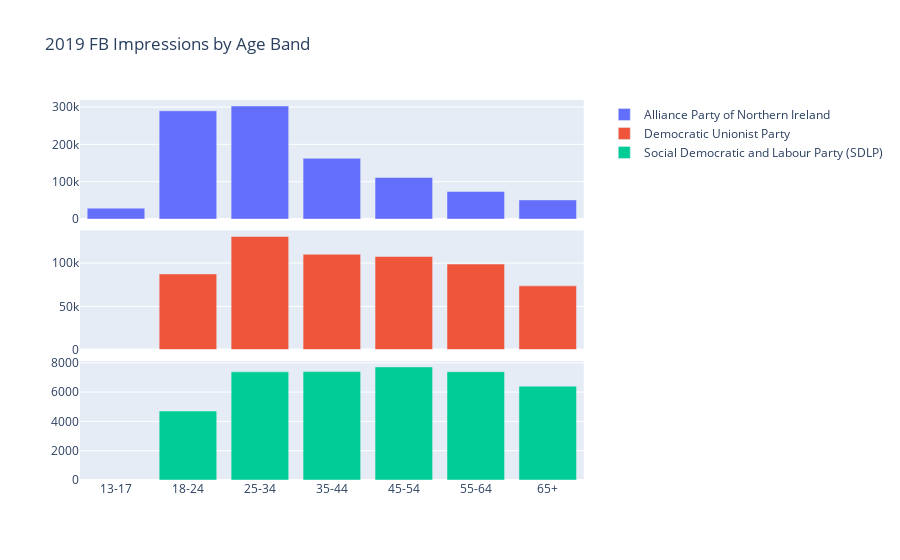

The code cell stored with this chart in its notebook:
### Code cell
vis_2 = demographics.groupby(['age', 'page_name'], as_index=False)['impress_per_demo'].sum()
fig_2 = px.bar(vis_2, x='age', y='impress_per_demo', facet_row='page_name', color='page_name',
               labels={'age': '', 'impress_per_demo': '','page_name':''},
               title='2019 FB Impressions by Age Band')
fig_2.layout.yaxis1.update(matches=None)
fig_2.layout.yaxis2.update(matches=None)
fig_2.layout.yaxis3.update(matches=None)
fig_2.for_each_annotation(lambda a: a.update(text=''))
fig_2.show()

### Figure 1 — Plotly figure (JSON) as saved in the notebook; plotly's stock layout.template omitted (floating-point values rounded to 4 significant figures)
{"data": [{"alignmentgroup": "True", "hoverlabel": {"namelength": 0}, "hovertemplate": "=%{y}", "legendgroup": "Alliance Party of Northern Ireland", "marker": {"color": "#636efa"}, "name": "Alliance Party of Northern Ireland", "offsetgroup": "Alliance Party of Northern Ireland", "orientation": "v", "showlegend": true, "textposition": "auto", "type": "bar", "x": ["13-17", "18-24", "25-34", "35-44", "45-54", "55-64", "65+"], "xaxis": "x3", "y": [29250.0, 289800.0, 302800.0, 162600.0, 111500.0, 73750.0, 51230.0], "yaxis": "y3"}, {"alignmentgroup": "True", "hoverlabel": {"namelength": 0}, "hovertemplate": "=%{y}", "legendgroup": "Democratic Unionist Party", "marker": {"color": "#EF553B"}, "name": "Democratic Unionist Party", "offsetgroup": "Democratic Unionist Party", "orientation": "v", "showlegend": true, "textposition": "auto", "type": "bar", "x": ["18-24", "25-34", "35-44", "45-54", "55-64", "65+"], "xaxis": "x2", "y": [87510.0, 130900.0, 110200.0, 107700.0, 98920.0, 73720.0], "yaxis": "y2"}, {"alignmentgroup": "True", "hoverlabel": {"namelength": 0}, "hovertemplate": "=%{y}", "legendgroup": "Social Democratic and Labour Party (SDLP)", "marker": {"color": "#00cc96"}, "name": "Social Democratic and Labour Party (SDLP)", "offsetgroup": "Social Democratic and Labour Party (SDLP)", "orientation": "v", "showlegend": true, "textposition": "auto", "type": "bar", "x": ["18-24", "25-34", "35-44", "45-54", "55-64", "65+"], "xaxis": "x", "y": [4707.0, 7380.0, 7397.0, 7719.0, 7389.0, 6403.0], "yaxis": "y"}], "layout": {"annotations": [{"font": {}, "showarrow": false, "text": "", "textangle": 90, "x": 0.98, "xanchor": "left", "xref": "paper", "y": 0.1567, "yanchor": "middle", "yref": "paper"}, {"font": {}, "showarrow": false, "text": "", "textangle": 90, "x": 0.98, "xanchor": "left", "xref": "paper", "y": 0.5, "yanchor": "middle", "yref": "paper"}, {"font": {}, "showarrow": false, "text": "", "textangle": 90, "x": 0.98, "xanchor": "left", "xref": "paper", "y": 0.8433, "yanchor": "middle", "yref": "paper"}], "barmode": "relative", "legend": {"title": {"text": ""}, "tracegroupgap": 0}, "title": {"text": "2019 FB Impressions by Age Band"}, "xaxis": {"anchor": "y", "domain": [0, 0.98], "title": {"text": ""}}, "xaxis2": {"anchor": "y2", "domain": [0, 0.98], "matches": "x", "showticklabels": false}, "xaxis3": {"anchor": "y3", "domain": [0, 0.98], "matches": "x", "showticklabels": false}, "yaxis": {"anchor": "x", "domain": [0, 0.3133], "title": {"text": ""}}, "yaxis2": {"anchor": "x2", "domain": [0.3433, 0.6567], "title": {"text": ""}}, "yaxis3": {"anchor": "x3", "domain": [0.6867, 1.0], "title": {"text": ""}}}}
